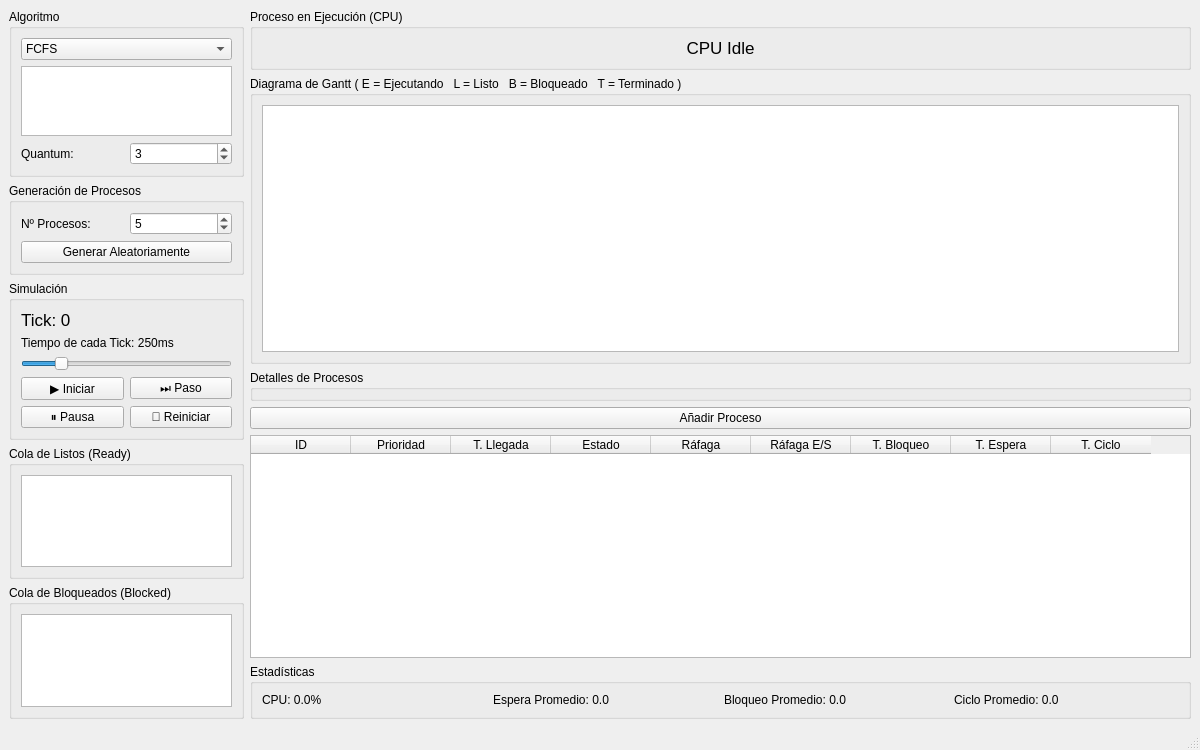
<?xml version="1.0" encoding="UTF-8"?>
<ui version="4.0">
 <class>MainWindow</class>
 <widget class="QMainWindow" name="MainWindow">
  <property name="geometry">
   <rect>
    <x>0</x>
    <y>0</y>
    <width>1200</width>
    <height>750</height>
   </rect>
  </property>
  <property name="minimumSize">
   <size>
    <width>950</width>
    <height>620</height>
   </size>
  </property>
  <property name="windowTitle">
   <string>MainWindow</string>
  </property>
  <widget class="QWidget" name="centralwidget">
   <layout class="QVBoxLayout" name="verticalLayout_13">
    <item>
     <layout class="QHBoxLayout" name="horizontalLayout_4" stretch="1,4">
      <item>
       <layout class="QVBoxLayout" name="verticalLayout_7">
        <item>
         <widget class="QGroupBox" name="algorithmGroupBox">
          <property name="title">
           <string>Algoritmo</string>
          </property>
          <layout class="QVBoxLayout" name="verticalLayout_6">
           <item>
            <widget class="QComboBox" name="algorithmComboBox">
             <item>
              <property name="text">
               <string>FCFS</string>
              </property>
             </item>
             <item>
              <property name="text">
               <string>SJF</string>
              </property>
             </item>
             <item>
              <property name="text">
               <string>SRTF</string>
              </property>
             </item>
             <item>
              <property name="text">
               <string>Round Robin</string>
              </property>
             </item>
             <item>
              <property name="text">
               <string>Priority (No expulsivo)</string>
              </property>
             </item>
             <item>
              <property name="text">
               <string>Priority (Expulsivo)</string>
              </property>
             </item>
             <item>
              <property name="text">
               <string>Random</string>
              </property>
             </item>
            </widget>
           </item>
           <item>
            <widget class="QTextBrowser" name="algorithmDescription">
             <property name="sizePolicy">
              <sizepolicy hsizetype="Expanding" vsizetype="Expanding">
               <horstretch>0</horstretch>
               <verstretch>0</verstretch>
              </sizepolicy>
             </property>
            </widget>
           </item>
           <item>
            <layout class="QHBoxLayout" name="horizontalLayout_2">
             <item>
              <widget class="QLabel" name="quantumLabel">
               <property name="text">
                <string>Quantum:</string>
               </property>
              </widget>
             </item>
             <item>
              <widget class="QSpinBox" name="quantumSpinBox">
               <property name="minimum">
                <number>1</number>
               </property>
               <property name="maximum">
                <number>20</number>
               </property>
               <property name="value">
                <number>3</number>
               </property>
              </widget>
             </item>
            </layout>
           </item>
          </layout>
         </widget>
        </item>
        <item>
         <widget class="QGroupBox" name="groupBox_8">
          <property name="title">
           <string>Generación de Procesos</string>
          </property>
          <layout class="QVBoxLayout" name="verticalLayout_5">
           <item>
            <layout class="QHBoxLayout" name="horizontalLayout">
             <item>
              <widget class="QLabel" name="label">
               <property name="text">
                <string>Nº Procesos:</string>
               </property>
              </widget>
             </item>
             <item>
              <widget class="QSpinBox" name="processCountSpinBox">
               <property name="minimum">
                <number>1</number>
               </property>
               <property name="value">
                <number>5</number>
               </property>
              </widget>
             </item>
            </layout>
           </item>
           <item>
            <widget class="QPushButton" name="generateButton">
             <property name="text">
              <string>Generar Aleatoriamente</string>
             </property>
            </widget>
           </item>
          </layout>
         </widget>
        </item>
        <item>
         <widget class="QGroupBox" name="groupBox">
          <property name="title">
           <string>Simulación</string>
          </property>
          <layout class="QVBoxLayout" name="verticalLayout_4">
           <item>
            <widget class="QLabel" name="tickLabel">
             <property name="font">
              <font>
               <pointsize>13</pointsize>
              </font>
             </property>
             <property name="text">
              <string>Tick: 0</string>
             </property>
            </widget>
           </item>
           <item>
            <widget class="QLabel" name="speedLabel">
             <property name="text">
              <string>Tiempo de cada Tick: 250ms</string>
             </property>
            </widget>
           </item>
           <item>
            <widget class="QSlider" name="horizontalSlider">
             <property name="minimum">
              <number>1</number>
             </property>
             <property name="maximum">
              <number>1500</number>
             </property>
             <property name="value">
              <number>250</number>
             </property>
             <property name="orientation">
              <enum>Qt::Orientation::Horizontal</enum>
             </property>
            </widget>
           </item>
           <item>
            <layout class="QGridLayout" name="gridLayout">
             <item row="0" column="1">
              <widget class="QPushButton" name="stepButton">
               <property name="text">
                <string>⏭ Paso</string>
               </property>
              </widget>
             </item>
             <item row="1" column="0">
              <widget class="QPushButton" name="pauseButton">
               <property name="text">
                <string>⏸ Pausa</string>
               </property>
              </widget>
             </item>
             <item row="1" column="1">
              <widget class="QPushButton" name="resetButton">
               <property name="text">
                <string>🔄 Reiniciar</string>
               </property>
              </widget>
             </item>
             <item row="0" column="0">
              <widget class="QPushButton" name="startButton">
               <property name="text">
                <string>▶ Iniciar</string>
               </property>
              </widget>
             </item>
            </layout>
           </item>
          </layout>
         </widget>
        </item>
        <item>
         <layout class="QVBoxLayout" name="verticalLayout_3">
          <item>
           <widget class="QGroupBox" name="groupBox_2">
            <property name="title">
             <string>Cola de Listos (Ready)</string>
            </property>
            <layout class="QVBoxLayout" name="verticalLayout">
             <item>
              <widget class="QListWidget" name="readyListWidget"/>
             </item>
            </layout>
           </widget>
          </item>
          <item>
           <widget class="QGroupBox" name="groupBox_3">
            <property name="title">
             <string>Cola de Bloqueados (Blocked)</string>
            </property>
            <layout class="QVBoxLayout" name="verticalLayout_2">
             <item>
              <widget class="QListWidget" name="blockedListWidget"/>
             </item>
            </layout>
           </widget>
          </item>
         </layout>
        </item>
       </layout>
      </item>
      <item>
       <layout class="QVBoxLayout" name="verticalLayout_12">
        <item>
         <widget class="QGroupBox" name="groupBox_4">
          <property name="title">
           <string>Proceso en Ejecución (CPU)</string>
          </property>
          <layout class="QVBoxLayout" name="verticalLayout_8">
           <item>
            <widget class="QLabel" name="cpuProcessLabel">
             <property name="font">
              <font>
               <pointsize>13</pointsize>
              </font>
             </property>
             <property name="text">
              <string>CPU Idle</string>
             </property>
             <property name="alignment">
              <set>Qt::AlignmentFlag::AlignCenter</set>
             </property>
            </widget>
           </item>
          </layout>
         </widget>
        </item>
        <item>
         <widget class="QGroupBox" name="groupBox_5">
          <property name="title">
           <string>Diagrama de Gantt ( E = Ejecutando   L = Listo   B = Bloqueado   T = Terminado )</string>
          </property>
          <layout class="QVBoxLayout" name="verticalLayout_9">
           <item>
            <widget class="QTableWidget" name="ganttChart">
             <property name="editTriggers">
              <set>QAbstractItemView::EditTrigger::NoEditTriggers</set>
             </property>
            </widget>
           </item>
          </layout>
         </widget>
        </item>
        <item>
         <layout class="QVBoxLayout" name="verticalLayout_10">
          <item>
           <widget class="QGroupBox" name="groupBox_6">
            <property name="title">
             <string>Detalles de Procesos</string>
            </property>
           </widget>
          </item>
          <item>
           <widget class="QPushButton" name="pushButton">
            <property name="text">
             <string>Añadir Proceso</string>
            </property>
           </widget>
          </item>
          <item>
           <widget class="QTableWidget" name="processTable">
            <property name="editTriggers">
             <set>QAbstractItemView::EditTrigger::NoEditTriggers</set>
            </property>
            <column>
             <property name="text">
              <string>ID</string>
             </property>
            </column>
            <column>
             <property name="text">
              <string>Prioridad</string>
             </property>
            </column>
            <column>
             <property name="text">
              <string>T. Llegada</string>
             </property>
            </column>
            <column>
             <property name="text">
              <string>Estado</string>
             </property>
            </column>
            <column>
             <property name="text">
              <string>Ráfaga</string>
             </property>
            </column>
            <column>
             <property name="text">
              <string>Ráfaga E/S</string>
             </property>
            </column>
            <column>
             <property name="text">
              <string>T. Bloqueo</string>
             </property>
            </column>
            <column>
             <property name="text">
              <string>T. Espera</string>
             </property>
            </column>
            <column>
             <property name="text">
              <string>T. Ciclo</string>
             </property>
            </column>
           </widget>
          </item>
         </layout>
        </item>
        <item>
         <widget class="QGroupBox" name="groupBox_7">
          <property name="title">
           <string>Estadísticas</string>
          </property>
          <layout class="QVBoxLayout" name="verticalLayout_11">
           <item>
            <layout class="QHBoxLayout" name="horizontalLayout_3">
             <item>
              <widget class="QLabel" name="cpuUtilLabel">
               <property name="text">
                <string>CPU: 0.0%</string>
               </property>
              </widget>
             </item>
             <item>
              <widget class="QLabel" name="avgWaitLabel">
               <property name="text">
                <string>Espera Promedio: 0.0</string>
               </property>
              </widget>
             </item>
             <item>
              <widget class="QLabel" name="avgBlockedLabel">
               <property name="text">
                <string>Bloqueo Promedio: 0.0</string>
               </property>
              </widget>
             </item>
             <item>
              <widget class="QLabel" name="avgTurnaroundLabel">
               <property name="text">
                <string>Ciclo Promedio: 0.0</string>
               </property>
              </widget>
             </item>
            </layout>
           </item>
          </layout>
         </widget>
        </item>
       </layout>
      </item>
     </layout>
    </item>
   </layout>
  </widget>
  <widget class="QStatusBar" name="statusbar"/>
 </widget>
 <resources/>
 <connections/>
</ui>
